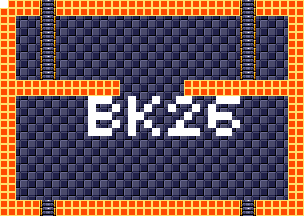

Below is a game level as drawn by its tile map, then a one-line description and the .tmx that defines it (tile-layer data replaced by summaries):
An orthogonal 38x27 tile map with 8x8 px tiles, 4 tile layers (background, foreground, room numbers, Objects), 15 tilesets.

<map version="1.5" tiledversion="1.7.1" orientation="orthogonal" renderorder="right-down" width="38" height="27" tilewidth="8" tileheight="8" infinite="0" nextlayerid="11" nextobjectid="1">
 <tileset firstgid="1" source="tilesheets/tsKarniMata.tsx" />
 <tileset firstgid="1025" source="tilesheets/tsVoodooWasp.tsx" />
 <tileset firstgid="2049" source="tilesheets/tsBurial.tsx" />
 <tileset firstgid="3073" source="tilesheets/tsBlueTemple.tsx" />
 <tileset firstgid="4097" source="tilesheets/tsGoddess.tsx" />
 <tileset firstgid="5121" source="tilesheets/tsKonark.tsx" />
 <tileset firstgid="6145" name="sEnemies" tilewidth="8" tileheight="8" tilecount="1024" columns="32">
  <image source="../grapx/tilesheets/sObjects.bmp" trans="ff94ff" width="256" height="256" />
 </tileset>
 <tileset firstgid="7169" source="tilesheets/tsIceTemple.tsx" />
 <tileset firstgid="8193" source="tilesheets/tsLavaArea.tsx" />
 <tileset firstgid="9217" source="tilesheets/tsBossArea.tsx" />
 <tileset firstgid="10241" source="tilesheets/tsPegu.tsx" />
 <tileset firstgid="11265" source="tilesheets/sTiwanakuTemple.tsx" />
 <tileset firstgid="12289" source="tilesheets/sIndraTemple.tsx" />
 <tileset firstgid="13313" source="tilesheets/sTeleport.tsx" />
 <tileset firstgid="14337" source="tilesheets/sObjects.tsx" />
 <layer id="2" name="background" width="38" height="27">
  <data>[1026 cells, 1026 non-empty, 2 distinct tile ids]</data>
 </layer>
 <layer id="1" name="foreground" width="38" height="27">
  <data>[1026 cells, 328 non-empty, 3 distinct tile ids]</data>
 </layer>
 <layer id="7" name="room numbers" width="38" height="27">
  <data>[1026 cells, 45 non-empty, 1 distinct tile ids]</data>
 </layer>
 <layer id="10" name="Objects" width="38" height="27">
  <data>[1026 cells, 0 non-empty, 0 distinct tile ids]</data>
 </layer>
</map>
